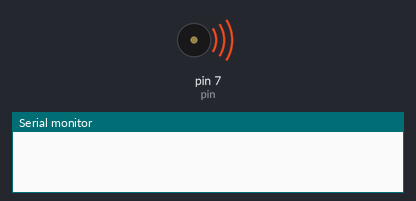
Simulated run of this sketch. Board: Arduino Uno, built with avr-gcc and run on an emulated ATmega328P. On the bench: buzzer (waves = sounding), the last lines printed to the serial monitor. At 14.1 s the program stops and its outputs stay as they are.

Above: at 0.1 s.
At 14.1 s:
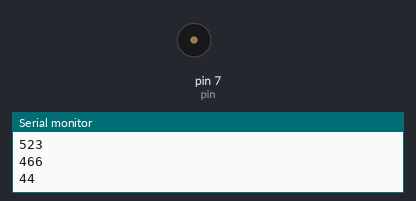
Timing chart, 0 to 15.6 s (numbered marks = the images above):
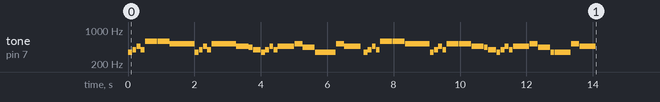

Measured:
- by itself, tone on pin 7 (pin): plays 349 Hz for 0.12 s, 391 Hz for 0.12 s, 466 Hz for 0.12 s, 391 Hz for 0.12 s, 587 Hz for 0.37 s, 587 Hz for 0.37 s … (54 notes in this stretch)

The sketch:

trying_again.ino
```cpp
int pin = 7;

//  Example song
int songLength = 3;
int notes[] = {440, 659, 440};
float durations[] = {1.0, 5.0, 1.0};
int bpm = 180;

// Example midi song
//  define lengthOfMidi 3
int lengthOfMidi = 3;
int midi[] = {50, 60, 70};
int hertz[] = {0, 0, 0};

// RICK ROLL
int lengthOfRickRoll = 27;
int midiRick[] = {65, 67, 70, 67, 74, 74, 72, 65, 67, 70, 67, 72, 72, 70, 69, 67, 65, 67, 70, 67, 70, 72, 69, 65, 65, 72, 70};
float durationsRick[] = {0.25, 0.25, 0.25, 0.25, 0.75, 0.75, 1.5, 0.25, 0.25, 0.25, 0.25, 0.75, 0.75, 0.75, 0.25, 0.5, 0.25, 0.25, 0.25, 0.25, 1.0, 0.5, 0.75, 0.25, 1.0, 0.5, 1.0, 2.0};
int bpmRick = 120;
//  Empty hertz for Rick Rolling.
int hertzRick[27] = {};

void playSong(int notes[], float durations[], int bpm, int songLength) {
 //  It's gonna take an array of notes, an array of durations,
 //  and a beatsPerminute.

 //  notes[] means just a pointer to notes, it has no idea what's in notes.

 float bps = (60.0 / bpm) * 1000.0; // Beats per second in milliseconds for arduino

 Serial.begin(9600);

 for (int i = 0; i < songLength; i ++) {
   tone(pin, notes[i], (long) (durations[i] * bps) - 10); //  Tone takes a pin number, an int note, and a long duration.
   //  The 10 seconds is so consecutive same notes are distinguishable.

   delay((long) (durations[i] * bps)); //  DELAY OR THIS DOESN'T WORK! Tone is asynchronous- it has effects while the program is running
   //  even if tone() already returned a value. You gotta leave it time to finish having those effects - i.e. a tone length.
 }
}

void midiToHertz(int midi[], int hertz[], int lengthOfMidi) {
  for (int i = 0; i < lengthOfMidi; i ++) {
    //  To convert midi to hertz equation: hertz = (2^(midi - 69)/12) * 440
    hertz[i] = (int) (pow(2.0, ((midi[i] - 69.0) / 12.0)) * 440);
  }

  for (int i = 0; i < lengthOfMidi; i ++) {
    Serial.println(hertz[i]);
  }
}

void setup() {
  pinMode(pin, OUTPUT);
}

void loop() {
  midiToHertz(midiRick, hertzRick, lengthOfRickRoll);
  playSong(hertzRick, durationsRick, bpmRick, lengthOfRickRoll);
}
```
